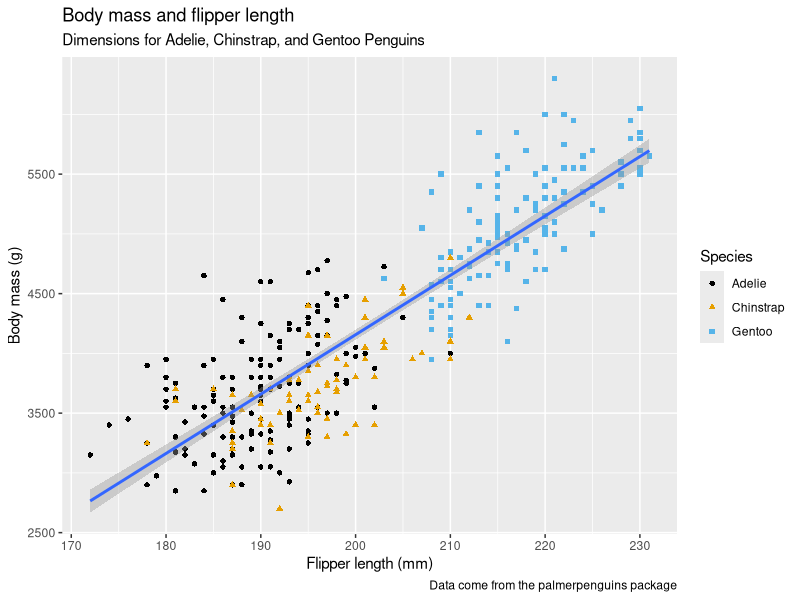
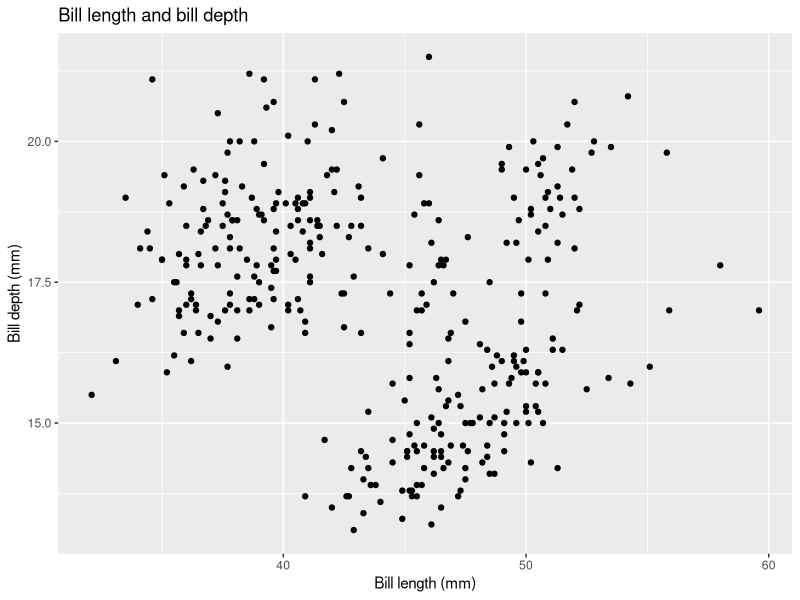
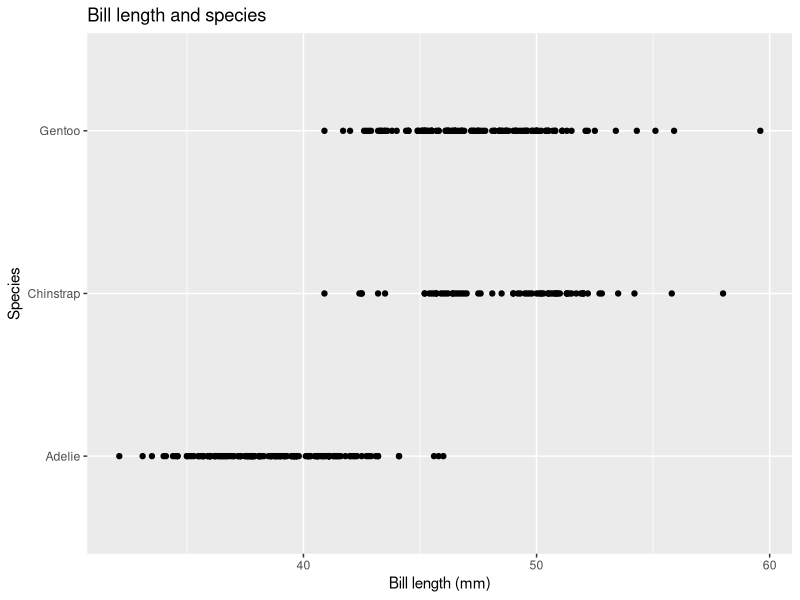
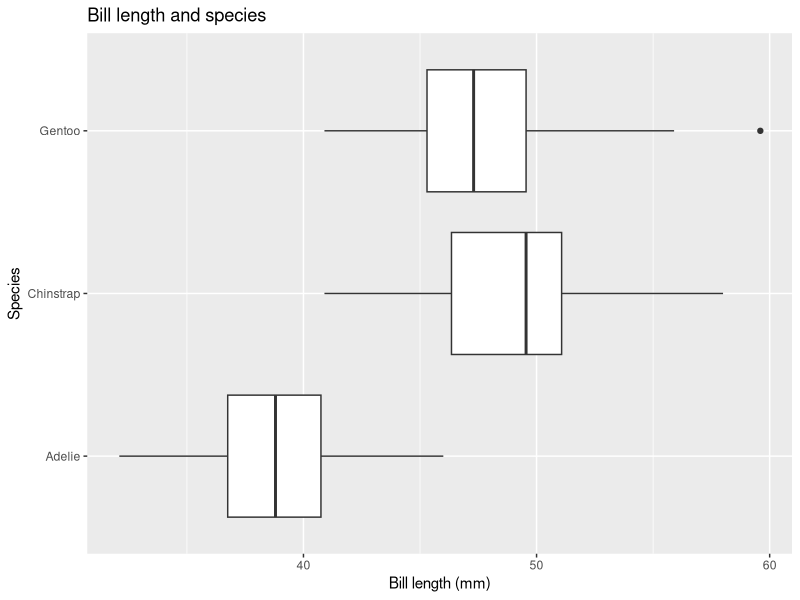
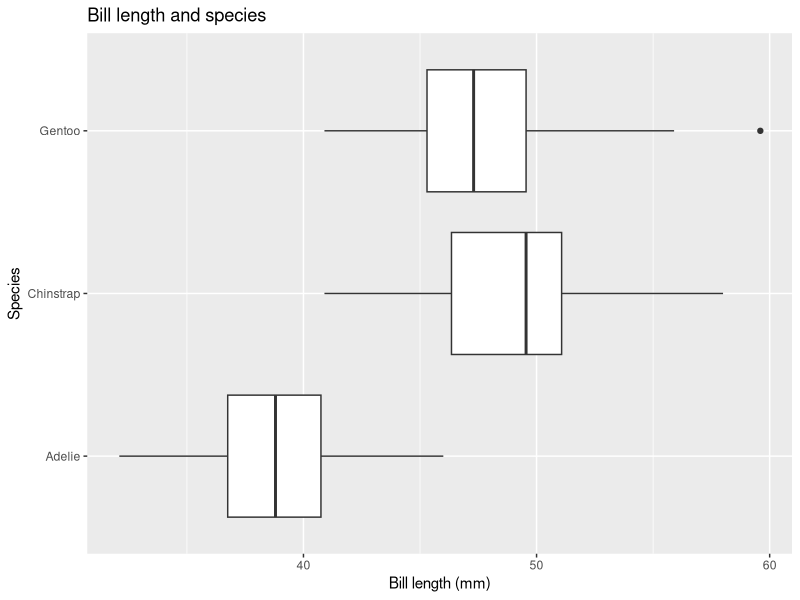
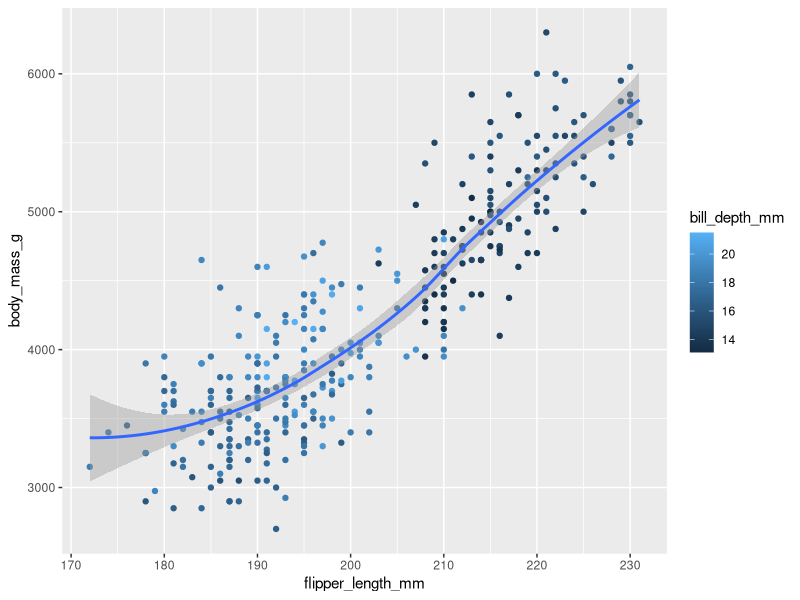
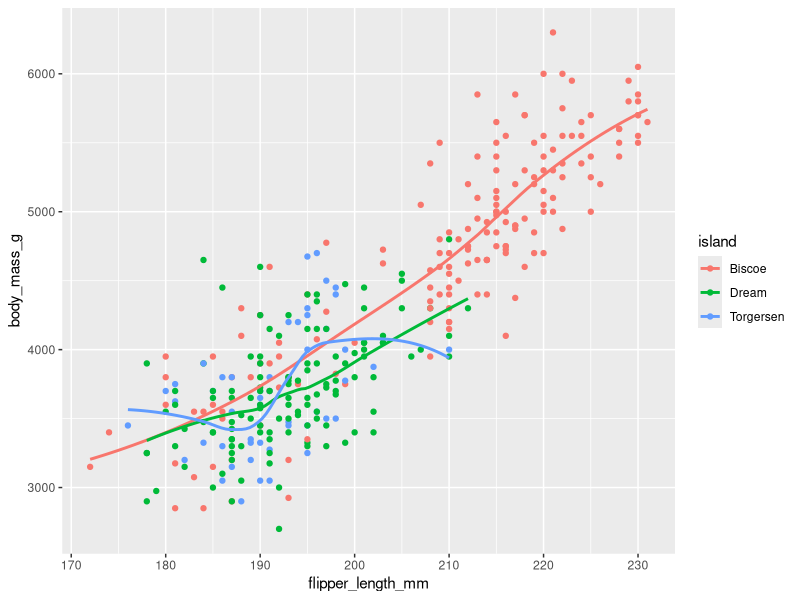
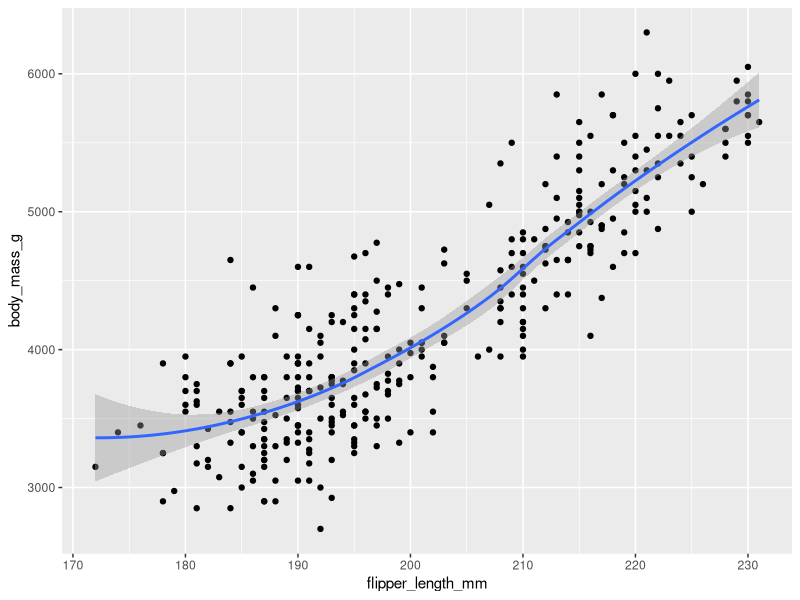

Here is the R script that generated these plots, in order:
## ---- chunk 1
knitr::opts_chunk$set(echo = TRUE)
## ---- chunk 2
if (!require('tidyverse')) install.packages('palmerpenguins')
if (!require('palmerpenguins')) install.packages('palmerpenguins')
if (!require('ggthemes')) install.packages('ggthemes')

library(tidyverse)
library(palmerpenguins)
library(ggthemes)
## ---- chunk 3
penguins
glimpse(penguins)
View(penguins)
?penguins
## ---- chunk 4
ggplot(
  data = penguins, # data = optional
  mapping = aes(x = flipper_length_mm, y = body_mass_g)
) + # mapping = optional, inside first () so passed globally
  geom_point(mapping = aes(color = species, shape = species)) + # define colors for just points
  geom_smooth(method = "lm") +
  labs(
    title = "Body mass and flipper length",
    subtitle = "Dimensions for Adelie, Chinstrap, and Gentoo Penguins",
    x = "Flipper length (mm)",
    y = "Body mass (g)",
    color = "Species",
    shape = "Species",
    caption = "Data come from the palmerpenguins package"
  ) +
  scale_color_colorblind()


## ---- chunk 5
dim(penguins) # 344 rows, 8 columns

?penguins # a number denoting bill depth (millimeters) <- thickness

ggplot(data = penguins,
       mapping = aes(x = bill_length_mm, y = bill_depth_mm)) +
  geom_point() + # appearas positive
  labs(title = "Bill length and bill depth",
       x = "Bill length (mm)",
       y = "Bill depth (mm)")

ggplot(data = penguins, 
  mapping = aes(x = bill_length_mm, y = species)
 ) +
  geom_point() +
  labs(title = "Bill length and species",
       x = "Bill length (mm)",
       y = "Species")

ggplot(
  data = penguins,
  mapping = aes(x = bill_length_mm, y = species)
 ) +
  geom_boxplot() +
    labs(title = "Bill length and species",
       x = "Bill length (mm)",
       y = "Species")

ggplot(
  data = penguins,
  mapping = aes(x = bill_length_mm, y = species)
 ) +
  geom_boxplot(na.rm = T) + # ignore missing values
    labs(title = "Bill length and species",
       x = "Bill length (mm)",
       y = "Species")

colSums(is.na(penguins)) # get missing values

ggplot(data = penguins,
       mapping = aes(x = flipper_length_mm, y = body_mass_g)) +
  geom_point(mapping = aes(color = bill_depth_mm)) +
  geom_smooth()


ggplot(
  data = penguins,
  mapping = aes(x = flipper_length_mm, y = body_mass_g, color = island)
) +
  geom_point() +
  geom_smooth(se = FALSE)

ggplot(
  data = penguins,
  mapping = aes(x = flipper_length_mm, y = body_mass_g)
) +
  geom_point() +
  geom_smooth()

ggplot() +
  geom_point(
    data = penguins,
    mapping = aes(x = flipper_length_mm, y = body_mass_g)
  ) +
  geom_smooth(
    data = penguins,
    mapping = aes(x = flipper_length_mm, y = body_mass_g)
  )
## ---- chunk 6
# verbose
ggplot(data = penguins,
       mapping = aes(x = flipper_length_mm, y = body_mass_g)) +
  geom_point()

# concise
ggplot(penguins, aes(x = flipper_length_mm, y = body_mass_g)) +
  geom_point() 

# future pipe
penguins |> 
  ggplot(aes(x = flipper_length_mm, y = body_mass_g)) + 
  geom_point()

## ---- chunk 7

ggplot(penguins, aes(x = species)) +
  geom_bar()

# reorder bt frequency by change to factor
ggplot(penguins, aes(x = fct_infreq(species))) +
  geom_bar()

# 1.4.2 A numerical variable
ggplot(penguins, aes(x = body_mass_g)) +
  geom_histogram(binwidth = 200)

# play with bin width
ggplot(penguins, aes(x = body_mass_g)) +
  geom_histogram(binwidth = 20)
ggplot(penguins, aes(x = body_mass_g)) +
  geom_histogram(binwidth = 2000)

# denskity plot
ggplot(penguins, aes(x = body_mass_g)) +
  geom_density()
## ---- chunk 8
ggplot(penguins, aes(y= species)) + # horizatonal when y = 
  geom_bar()

ggplot(penguins, aes(x = species)) +
  geom_bar(color = "red") # outline red
 
ggplot(penguins, aes(x = species)) +
  geom_bar(fill = "red") # fill in red

# binwidth width of each bar in terms of x units

ggplot(diamonds, aes(x=carat)) +
  geom_histogram(binwidth=0.05)

ggplot(diamonds, aes(x=carat)) +
  geom_histogram(binwidth=0.50)
## ---- chunk 9
# boxplot
ggplot(penguins, aes(x = species, y = body_mass_g)) +
  geom_boxplot()

# density plot, customized the thickness of the lines using the linewidth argument in order to make them stand out a bit more against the background.
ggplot(penguins, aes(x = body_mass_g, color = species)) +
  geom_density(linewidth = 0.75)

# alpha aesthetic to add transparency to the filled density curves. 
ggplot(penguins, aes(x = body_mass_g, color = species, fill = species)) +
  geom_density(alpha = 0.5)

# 1.5.2 Two categorical variables

# difficlut to interpet, different bar siaes
ggplot(penguins, aes(x = island, fill = species)) +
  geom_bar()

#  relative frequency plot created by setting position = "fill" in the geom, is more useful for comparing species distributions across islands since it’s not affected by the unequal numbers of penguins across the islands
ggplot(penguins, aes(x = island, fill = species)) +
  geom_bar(position = "fill")

# 1.5.3 Two numerical variables

ggplot(penguins, aes(x = flipper_length_mm, y = body_mass_g)) +
  geom_point()

# 3 or more variables, butcluttered and difficult ot read
ggplot(penguins, aes(x = flipper_length_mm, y = body_mass_g)) +
  geom_point(aes(color = species, shape = island))

# solutoin1 facets!
ggplot(penguins, aes(x = flipper_length_mm, y = body_mass_g)) +
  geom_point(aes(color = species, shape = species)) +
  facet_wrap(~island) # seperate plots via island

## ---- chunk 10
mpg
?mpg 

ggplot(
  mpg, 
  aes(x = hwy, y = displ, size = cty)
) + 
  geom_point()

ggplot(
  mpg, 
  aes(x = hwy, y = displ, size = cty, color = cty)
) + 
  geom_point()

ggplot(
  mpg, 
  aes(x = hwy, y = displ, size = cty, color = cty, shape = drv)
) + 
  geom_point()

ggplot(
  mpg, 
  aes(x = hwy, y = displ, size = cty, color = cty, shape = drv, linewidth = cty) # linewidth is ignored
) + 
  geom_point()

ggplot(penguins, aes(x = bill_depth_mm, y = bill_length_mm)) +
  geom_point(aes(color=species)) + facet_wrap(~species)

ggplot(
  data = penguins,
  mapping = aes(
    x = bill_length_mm, y = bill_depth_mm, 
    color = species, shape = species
  )
) +
  geom_point() +
  labs(color = "species") # lower case to match var name

ggplot(penguins, aes(x = island, fill = species)) +
  geom_bar(position = "fill") # differences between islands
ggplot(penguins, aes(x = species, fill = island)) +
  geom_bar(position = "fill") # differences between species

## ---- chunk 11

ggplot(penguins, aes(x = flipper_length_mm, y = body_mass_g)) +
  geom_point()
ggsave(filename = "penguin-plot.svg")

## ---- chunk 12

ggplot(mpg, aes(x = class)) +
  geom_bar()
ggplot(mpg, aes(x = cty, y = hwy)) +
  geom_point()
ggsave("mpg-plot.pdf") # saves last run, remember to use f1 for help

